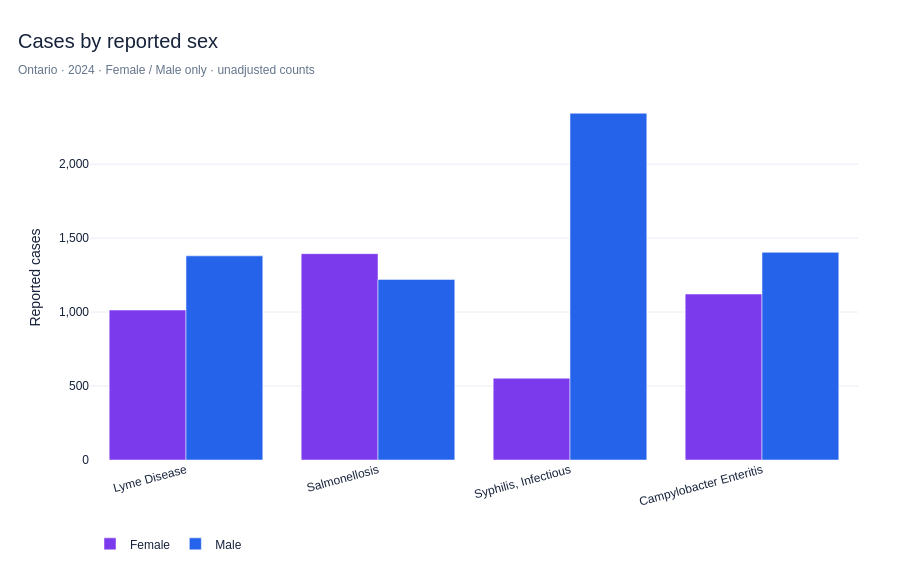

Source (notebook cell):
### Markdown cell above
### 08 | Sex-Stratified Cases for Selected Diseases

**Question:** How do male and female **reported case counts** compare across selected diseases in 2024?  
**Metric:** unadjusted case counts, *not* sex-specific incidence or evidence of differential risk. The `Did not specify` and missing-sex records are retained in the underlying dataset but are **not** allocated to either sex. A group-by-sex comparison uses disease-specific bins, not pooled population denominators.

### Code cell
# ============================================================
# 08 | Chart 5 — Case Counts by Reported Sex
# ============================================================
sex_names = [d for d in SEX_DISEASES if d in age_province["Disease"].values]
if not sex_names:
    raise ValueError("None of SEX_DISEASES exist in the Age & Sex dataset.")

sex_slice = age_province.loc[
    age_province["Disease"].isin(sex_names)
    & age_province["Year"].eq(REFERENCE_YEAR)
    & age_province["Sex"].isin(["Female", "Male"])
].copy()
sex_counts = (sex_slice.groupby(["Disease", "Sex"], as_index=False)["Number of cases"]
              .sum().rename(columns={"Number of cases": "Cases"}))

fig = px.bar(sex_counts, x="Disease", y="Cases", color="Sex", barmode="group",
             category_orders={"Disease": sex_names, "Sex": ["Female", "Male"]},
             color_discrete_map={"Female": VIOLET, "Male": BLUE})
fig.update_traces(hovertemplate="%{x}<br>%{fullData.name}: %{y:,.0f} cases<extra></extra>")
fig.update_xaxes(title=None, tickangle=-15)
fig.update_yaxes(title="Reported cases", tickformat=",")
fig = finish_chart(fig, "Cases by reported sex", f"Ontario · {REFERENCE_YEAR} · Female / Male only · unadjusted counts", height=570)
show_chart(fig, "05_sex_stratified_counts")

excluded_sex_cases = age_province.loc[
    age_province["Disease"].isin(sex_names) & age_province["Year"].eq(REFERENCE_YEAR)
    & ~age_province["Sex"].isin(["Female", "Male"]), "Number of cases"
].sum()
print(f"Reported cases excluded from Female/Male comparison (unknown or unspecified sex): {excluded_sex_cases:,.0f}")

### Figure 1 — Plotly figure (JSON) as saved in the notebook; plotly's stock layout.template omitted (floating-point values rounded to 4 significant figures)
{"data": [{"alignmentgroup": "True", "hovertemplate": "%{x}<br>%{fullData.name}: %{y:,.0f} cases<extra></extra>", "legendgroup": "Female", "marker": {"color": "#7C3AED", "pattern": {"shape": ""}}, "name": "Female", "offsetgroup": "Female", "orientation": "v", "showlegend": true, "textposition": "auto", "type": "bar", "x": ["Campylobacter Enteritis", "Lyme Disease", "Salmonellosis", "Syphilis, Infectious"], "xaxis": "x", "y": [1122, 1014, 1395, 553], "yaxis": "y"}, {"alignmentgroup": "True", "hovertemplate": "%{x}<br>%{fullData.name}: %{y:,.0f} cases<extra></extra>", "legendgroup": "Male", "marker": {"color": "#2563EB", "pattern": {"shape": ""}}, "name": "Male", "offsetgroup": "Male", "orientation": "v", "showlegend": true, "textposition": "auto", "type": "bar", "x": ["Campylobacter Enteritis", "Lyme Disease", "Salmonellosis", "Syphilis, Infectious"], "xaxis": "x", "y": [1404, 1380, 1221, 2344], "yaxis": "y"}], "layout": {"barmode": "group", "font": {"color": "#17233B", "family": "Arial, sans-serif", "size": 12}, "height": 570, "hoverlabel": {"bgcolor": "#17233B", "font": {"color": "white", "size": 12}}, "legend": {"orientation": "h", "title": {"text": ""}, "tracegroupgap": 0, "x": 0, "y": -0.19}, "margin": {"b": 70, "l": 90, "r": 42, "t": 95}, "paper_bgcolor": "#FFFFFF", "plot_bgcolor": "#FFFFFF", "title": {"font": {"color": "#17233B", "size": 20}, "text": "Cases by reported sex<br><span style='font-size:12px;color:#65758B'>Ontario · 2024 · Female / Male only · unadjusted counts</span>", "x": 0.02, "xanchor": "left"}, "xaxis": {"anchor": "y", "categoryarray": ["Lyme Disease", "Salmonellosis", "Syphilis, Infectious", "Campylobacter Enteritis"], "categoryorder": "array", "domain": [0, 1], "showgrid": false, "showline": false, "tickangle": -15, "ticks": "", "title": {}, "zeroline": false}, "yaxis": {"anchor": "x", "domain": [0, 1], "gridcolor": "#E8EDF4", "showline": false, "tickformat": ",", "ticks": "", "title": {"text": "Reported cases"}, "zeroline": false}}}
